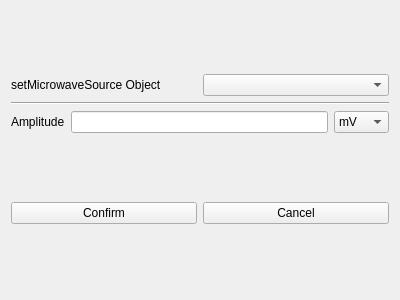
<?xml version="1.0" encoding="UTF-8"?>
<ui version="4.0">
 <class>Form</class>
 <widget class="QWidget" name="Form">
  <property name="geometry">
   <rect>
    <x>0</x>
    <y>0</y>
    <width>400</width>
    <height>300</height>
   </rect>
  </property>
  <property name="windowTitle">
   <string>Set Microwave Amplitude</string>
  </property>
  <layout class="QGridLayout" name="gridLayout">
   <item row="0" column="0">
    <layout class="QVBoxLayout" name="verticalLayout">
     <item>
      <layout class="QHBoxLayout" name="horizontalLayout">
       <item>
        <widget class="QLabel" name="label">
         <property name="text">
          <string>setMicrowaveSource Object</string>
         </property>
        </widget>
       </item>
       <item>
        <widget class="QComboBox" name="combo_MSobj"/>
       </item>
      </layout>
     </item>
     <item>
      <widget class="Line" name="line">
       <property name="orientation">
        <enum>Qt::Horizontal</enum>
       </property>
      </widget>
     </item>
     <item>
      <layout class="QHBoxLayout" name="horizontalLayout_2">
       <item>
        <widget class="QLabel" name="label_2">
         <property name="text">
          <string>Amplitude</string>
         </property>
        </widget>
       </item>
       <item>
        <widget class="QLineEdit" name="edit_amp"/>
       </item>
       <item>
        <widget class="QComboBox" name="combo_unit">
         <item>
          <property name="text">
           <string>mV</string>
          </property>
         </item>
         <item>
          <property name="text">
           <string>dBm</string>
          </property>
         </item>
        </widget>
       </item>
      </layout>
     </item>
    </layout>
   </item>
   <item row="1" column="0">
    <layout class="QHBoxLayout" name="horizontalLayout_3">
     <item>
      <widget class="QPushButton" name="button_confirm">
       <property name="text">
        <string>Confirm</string>
       </property>
      </widget>
     </item>
     <item>
      <widget class="QPushButton" name="button_cancel">
       <property name="text">
        <string>Cancel</string>
       </property>
      </widget>
     </item>
    </layout>
   </item>
  </layout>
 </widget>
 <resources/>
 <connections>
  <connection>
   <sender>button_cancel</sender>
   <signal>clicked()</signal>
   <receiver>Form</receiver>
   <slot>close()</slot>
   <hints>
    <hint type="sourcelabel">
     <x>340</x>
     <y>224</y>
    </hint>
    <hint type="destinationlabel">
     <x>343</x>
     <y>249</y>
    </hint>
   </hints>
  </connection>
 </connections>
</ui>
